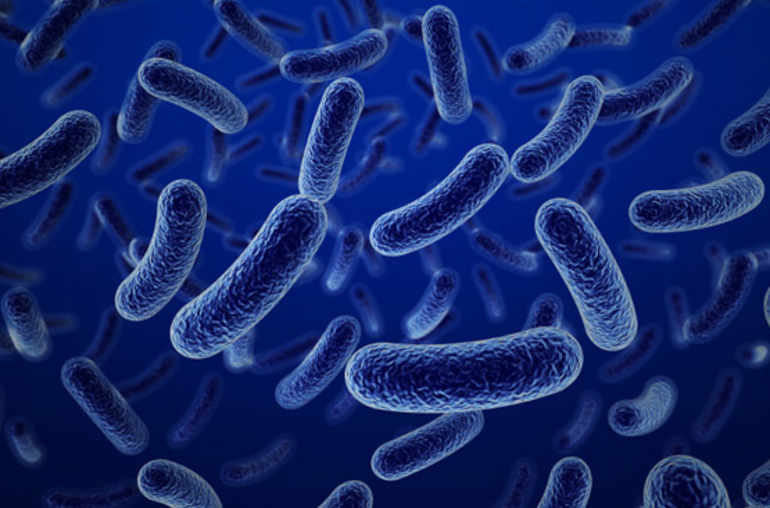
#> input picture bacteria.jpg, 770 x 508 px
$ jupyter execute --allow-errors scipy_optimize_fourier_NdImage.ipynb
#> lines starting #> are read from the running program, lines starting #| are printed output that depends on the picture; after the words box and inside, x2 and y2 are one past the last pixel; in counts of white or black regions, pixels touching at a corner belong together
[cell 1]
import numpy as np
import matplotlib.pyplot as plt

### 1) Interpolation

[cell 2]
x = np.linspace(0,10,10)
y = x**2
plt.scatter(x,y)

[cell 3]
#Interpolation pour avoir plus de point
# Cette fonction nous permet de generer une autre fonction
from scipy.interpolate import interp1d

[cell 4]
f = interp1d(x,y, kind="linear")
new_x = np.linspace(0,10,30)
result = f(new_x)
plt.scatter(x,y)
plt.scatter(new_x,result,c="r")

### 2) Optimisation
#### curve_fit

[cell 5]
x = np.linspace(0,2,100)
y = 1/3*x**3 - 3/5 * x**2 + 2 + np.random.randn(x.shape[0])/20
plt.scatter(x,y)

#### Developper un modele statistique qui rentre parfaitement bien dans le nuage des point.
#### On peut utiliser la fonction curve_fit qui se sert de la methode des moindres carres pour trouver les meilleurs parametre

[cell 6]
# Definir un modele
def f(x,a,b,c,d):
    return a * x**3 +b*x**2 + c*x + d

[cell 7]
from scipy import optimize

[cell 8]
params , param_cov = optimize.curve_fit(f,x,y)
# On obtient deux tableaux numpy ==> le premier : les differnts parametre du modele et le deuxieme :les differents covariance entre les parametres = (c'est la matrice de covariance du modele)

[cell 9]
# C'est plus perfomant de le faire dans scikit learn
plt.scatter(x,y)
plt.plot(x,f(x,params[0] , params[1],params[2],params[3]), c="g" ,lw=3)
#> figure, not shown here; curve peaks at x = 2, y = 2.31

### 3) Minimisation
#### minimiser n'import quel fonction mathematique

[cell 10]
def f(x):
    return x**2 + 15*np.sin(x)

[cell 11]
x = np.linspace(-10,10,100)
plt.plot(x,f(x))
#> figure, not shown here; curve peaks at x = -10, y = 108.2

[cell 12]
# On Obtient avec sa un minimum locale mieux choisir un autre algo ou choisir un autre algorithme

result = optimize.minimize(f,x0=-5).x

[cell 13]
x0=-5
plt.plot(x,f(x),lw=3 , zorder = -1)
#> (the rest of this cell did not finish here and is left out)

[cell 14]
# Exemple de la video 15
x = np.linspace(-3,3,100)
y = np.linspace(-3,3,100)
x,y = np.meshgrid(x,y)
#> (the rest of this cell did not finish here and is left out)

### 3) Traitement du Signal

[cell 15]
x = np.linspace(0,20,100)
y = x + 4*np.sin(x) + np.random.randn(x.shape[0])
plt.plot(x,y)
#> figure, not shown here; curve peaks at x = 19.8, y = 25.21

[cell 16]
from scipy import signal

[cell 17]
new_y = signal.detrend(y)
plt.plot(x,y)
plt.plot(x,new_y)
# On obtient le signal originel et le signal sans tendance lineaire
#> figure, not shown here; curve peaks at x = 19.8, y = 25.21; curve peaks at x = 19.8, y = 6.18

### Transformation de Fourier
#### C' est une technique mathematique qui permet d'extraire et d'analyser les frequences qui sont presente dans une signal periodique

[cell 18]
x = np.linspace(0,30,1000)
y = 3*np.sin(x) + 2*np.sin(5*x) +np.sin(10*x)
plt.plot(x,y)
#> figure, not shown here; curve peaks at x = 1.47, y = 5.58

[cell 19]
from scipy import fftpack

[cell 20]
#Quand on utilise ces fonctions on va avoir des frequences negatives et des amplitudes negatives ==> il faut filtrer
fourier = fftpack.fft(y)
power = np.abs(fourier)
frequences = fftpack.fftfreq(y.size)
plt.plot(np.abs(frequences) , power)

### Filtrer un Signal

[cell 21]
x = np.linspace(0,30,1000)
y = 3*np.sin(x) + 2*np.sin(5*x) +np.sin(10*x) + np.random.random(x.shape[0])*10
plt.plot(x,y)
#> figure, not shown here; curve peaks at x = 14.08, y = 15.31

[cell 22]
fourier = fftpack.fft(y)
power = np.abs(fourier)
frequences = fftpack.fftfreq(y.size)
plt.plot(np.abs(frequences) , power)

[cell 23]
# Filtrer le spectre ==> enlever le buit
fourier[power<400] = 0
plt.plot(np.abs(frequences) , np.abs(fourier))

[cell 24]
# Transformation de fourier inverse
filtered_signal = fftpack.ifft(fourier)

[cell 25]
plt.figure(figsize=(12,8))
plt.plot(x,y,lw=0.5)
plt.plot(x,filtered_signal,lw=3)
plt.show()
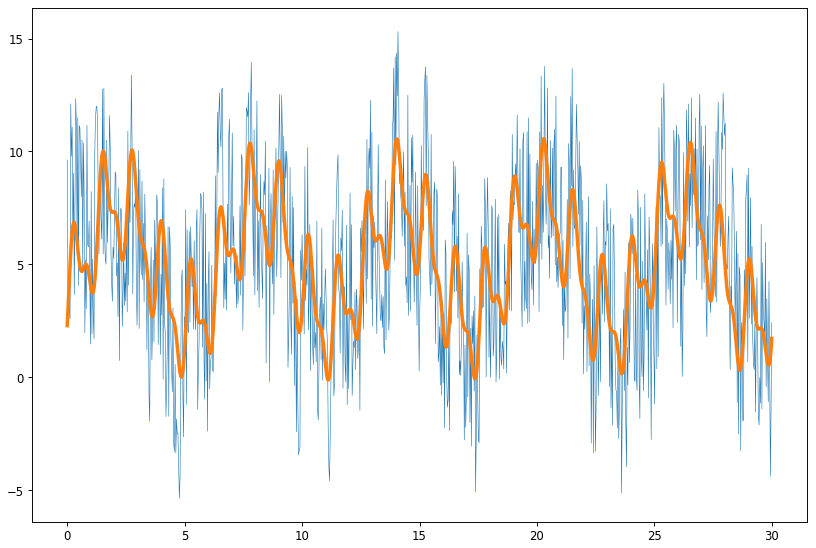
#> figure drawn by matplotlib, 1 panel; curve peaks at x = 14.08, y = 15.31; curve peaks at x = 20.3, y = 10.56

[cell 26]
### Traitement d'image

[cell 27]
from scipy import ndimage

[cell 28]
np.random.seed(0)
X = np.zeros((32,32))
X[10:-10,10:-10] = 1
X[np.random.randint(0,32,30) , np.random.randint(0,32,30)] = 1
plt.imshow(X)

[cell 29]
open_x = ndimage.binary_opening(X)
plt.imshow(open_x)
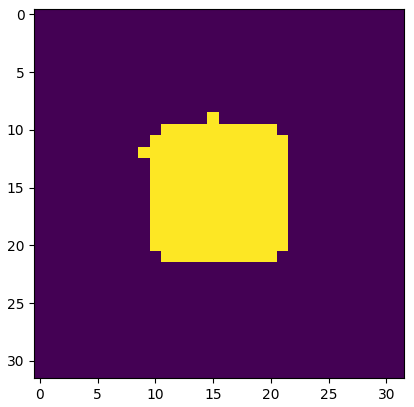
#> figure drawn by matplotlib, 1 panel

[cell 30]
#
image = plt.imread('bacteria.jpg') # Importer l'image
#> image is the input picture: shape (508, 770, 3); mean R, G, B 20, 40.1, 109.2
image = image[:,:,0]
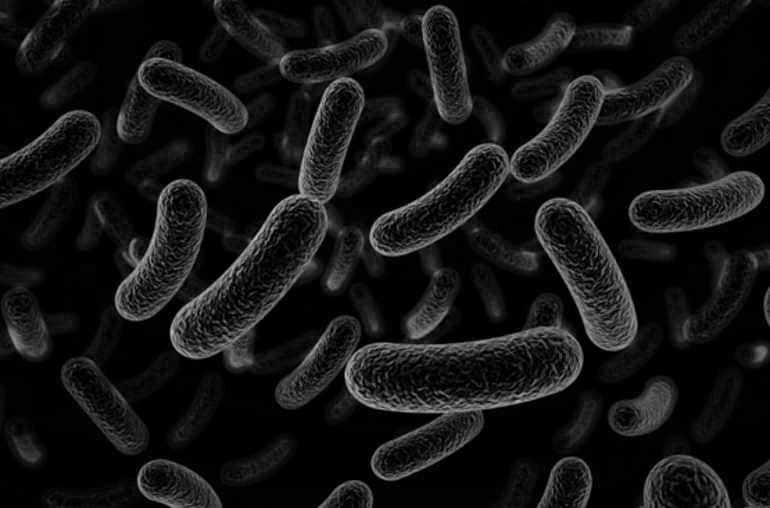
#> image: shape (508, 770); min 0, max 201, mean 20
plt.imshow(image, cmap='gray')
image.shape
#> Out = (508, 770)

[cell 31]
image_2 = np.copy(image)
plt.hist(image_2.ravel(), bins=255)
plt.show()
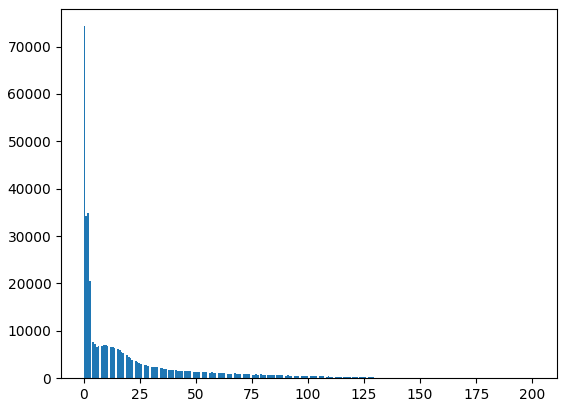
#> figure drawn by matplotlib, 1 panel; tallest bar 74301 high, from x = -5.55e-17 to 0.788

[cell 32]
image = plt.imread('bacteria.jpg') # Importer l'image
image = image[:,:,0]
image = image > 75
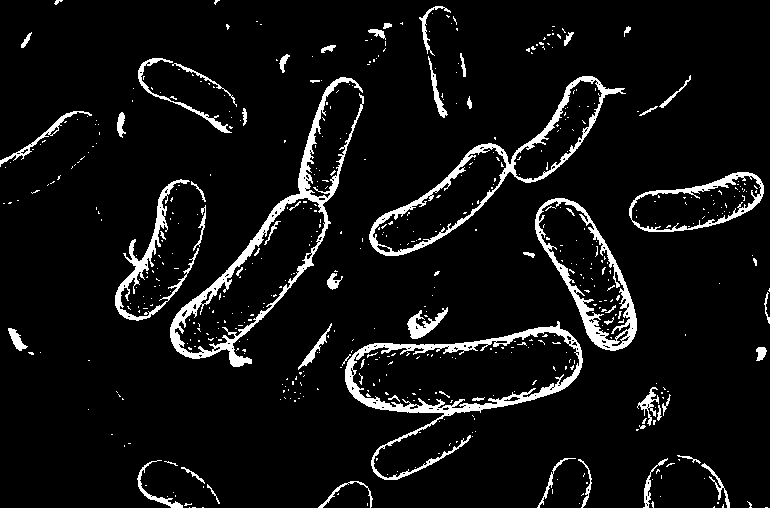
#> image: shape (508, 770) bool; 6.7% white; 561 white regions (500 under 20 px), largest, box (x1, y1, x2, y2) and area: (170, 77, 364, 367) 4717, (345, 321, 583, 480) 4433, (369, 76, 626, 256) 3309
plt.imshow(image)

[cell 33]
open_x = ndimage.binary_opening(image)
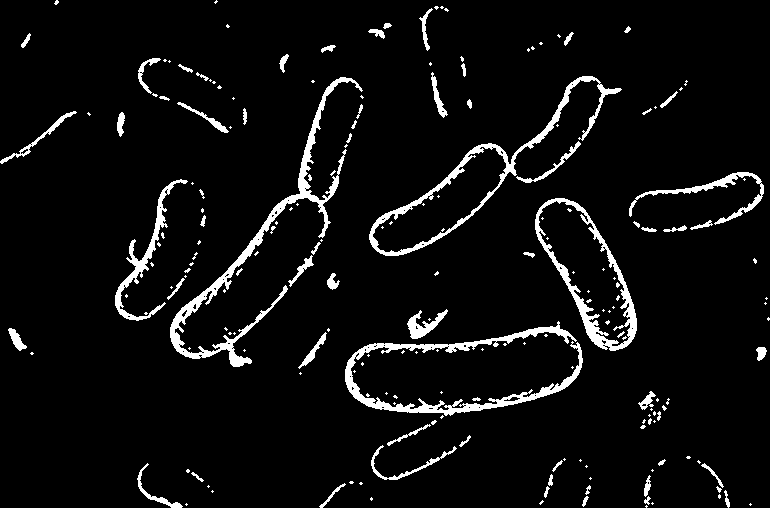
#> open_x: shape (508, 770) bool; 5.6% white; 200 white regions (131 under 20 px), largest, box (x1, y1, x2, y2) and area: (170, 77, 363, 367) 3966, (345, 321, 583, 416) 3490, (369, 76, 622, 256) 2748
plt.imshow(open_x)

[cell 34]
# Segmenter l'imag et mettre une etiquette sur chacune des bacteries
label_image , n_labels = ndimage.label(open_x)
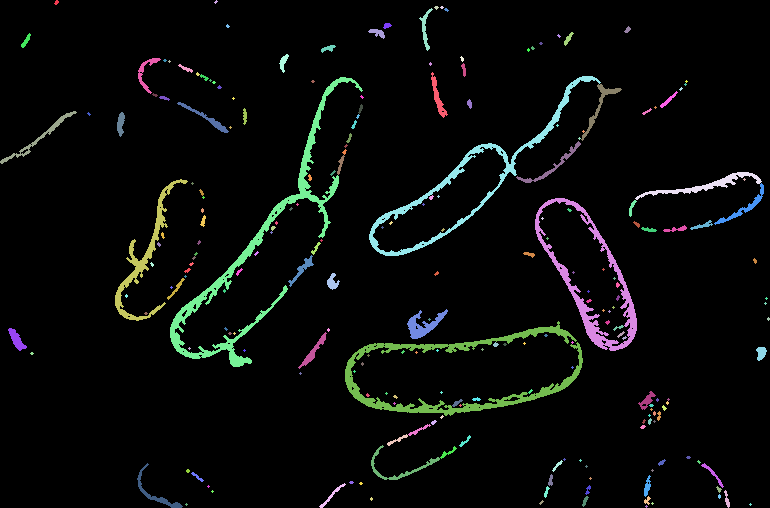
#> label_image: shape (508, 770) int32; 225 distinct labels, from 0 to 224; one colour per label, 0 black
#> n_labels = 224
n_labels
#> Out = 224

[cell 35]
plt.imshow(label_image)

[cell 36]
# Le nombre de pixels de chaque groupe
sizes = ndimage.sum(open_x, label_image,range(n_labels))
#> sizes = 224 values, max 3890 at index 30, min 0 at index 0, mean 97.55
plt.scatter(range(n_labels) , sizes , c='orange')
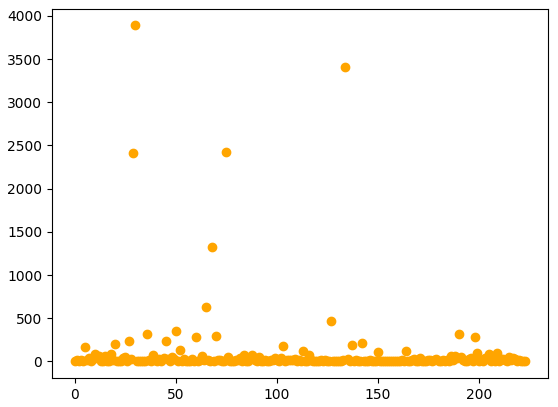
#> figure drawn by matplotlib, 1 panel

[cell 37]
# Exercice
# code tres utile
dataset = {f"experience {i}":np.random.randn(100,3) for i in range(4)}
def graphique(data):
    n = len(data)
    plt.figure(figsize=(12,8))
    for k,i in zip(data.keys() , range(1,n+1)):
        plt.subplot(n,1,i)
        plt.plot(data[k])
        plt.title(k)
    plt.show()
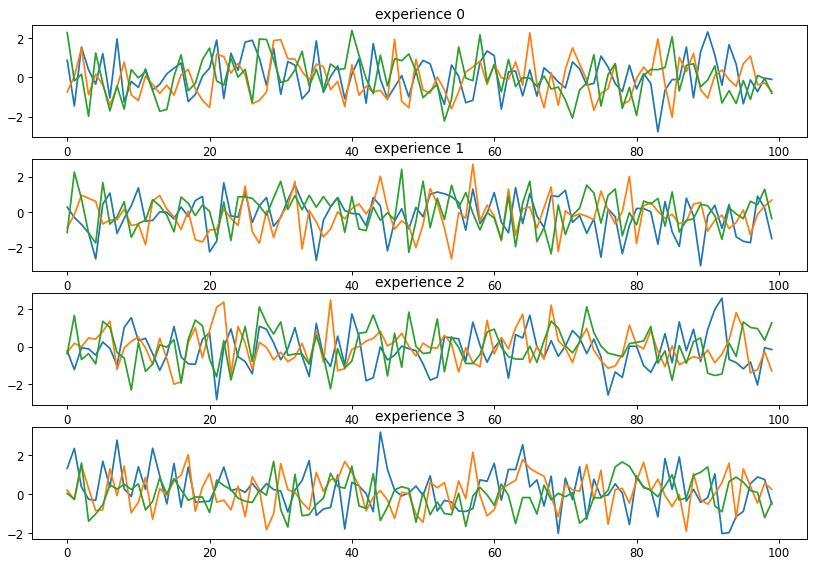
#> figure drawn by matplotlib, 4 panels; panel 1: curve peaks at x = 90, y = 2.3; panel 1: curve peaks at x = 65, y = 2.26; panel 1: curve peaks at x = 40, y = 2.38; panel 2: curve peaks at x = 22, y = 1.65
graphique(dataset)

[cell 38]
# [8 lines of commented-out code are left out]

[cell 39]
k=2
m=200
x = np.linspace(0,k,m)
y = x**2 +  np.random.randn(x.shape[0])

plt.scatter(x,y)
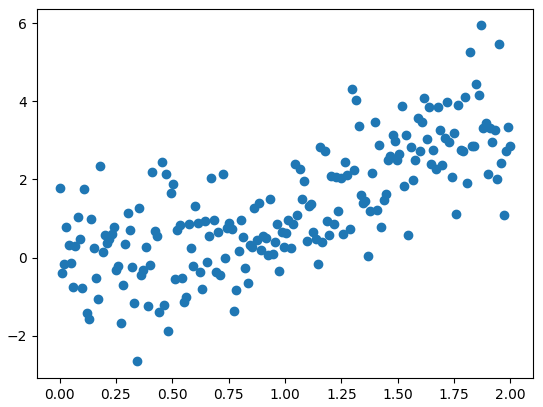
#> figure drawn by matplotlib, 1 panel
